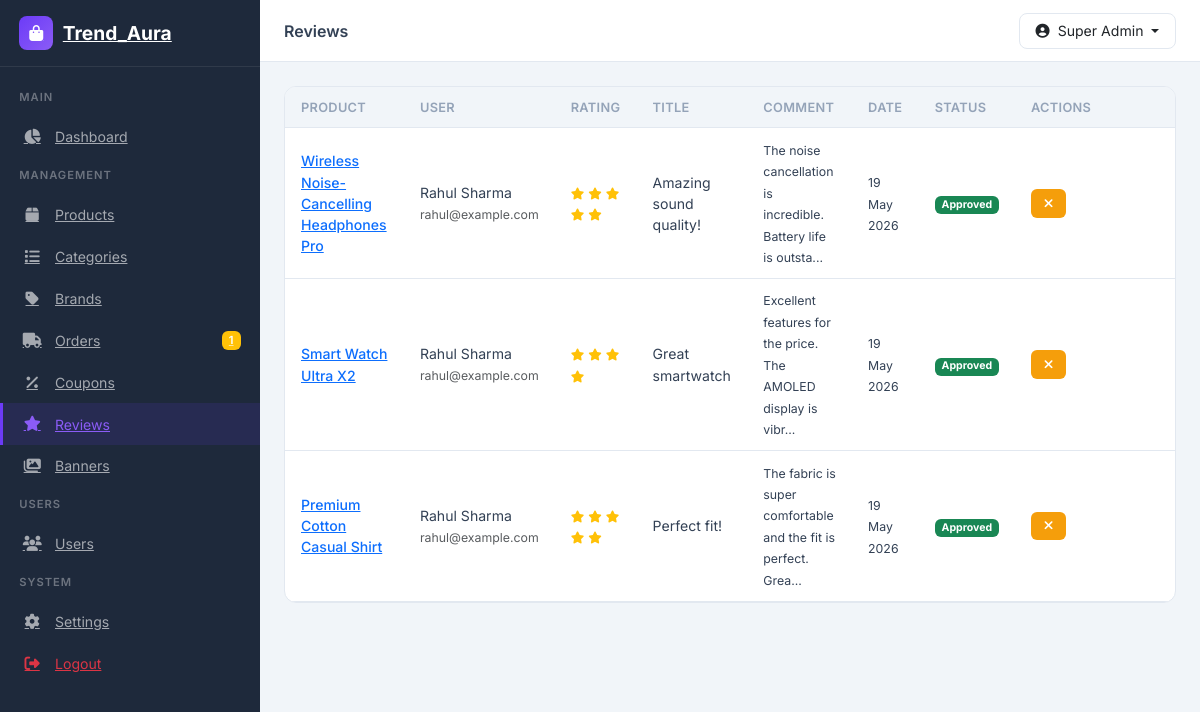
Page /admin/pages/reviews/index.php (signed in) on the committed database.
### tables this page shows
CREATE TABLE reviews (
    id INT AUTO_INCREMENT PRIMARY KEY,
    product_id INT NOT NULL,
    user_id INT NOT NULL,
    rating TINYINT NOT NULL CHECK (rating >= 1 AND rating <= 5),
    title VARCHAR(200),
    comment TEXT,
    is_approved TINYINT(1) DEFAULT 0,
    created_at TIMESTAMP DEFAULT CURRENT_TIMESTAMP,
    updated_at TIMESTAMP DEFAULT CURRENT_TIMESTAMP ON UPDATE CURRENT_TIMESTAMP,
    FOREIGN KEY (product_id) REFERENCES products(id) ON DELETE CASCADE,
    FOREIGN KEY (user_id) REFERENCES users(id) ON DELETE CASCADE,
    INDEX idx_reviews_product (product_id),
    INDEX idx_reviews_user (user_id),
    INDEX idx_reviews_approved (is_approved)
);

CREATE TABLE products (
    id INT AUTO_INCREMENT PRIMARY KEY,
    name VARCHAR(200) NOT NULL,
    slug VARCHAR(200) NOT NULL UNIQUE,
    description TEXT,
    short_description VARCHAR(500),
    specifications JSON,
    sku VARCHAR(50) UNIQUE,
    regular_price DECIMAL(10,2) NOT NULL DEFAULT 0.00,
    sale_price DECIMAL(10,2) DEFAULT NULL,
    discount_percent INT DEFAULT 0,
    category_id INT DEFAULT NULL,
    brand_id INT DEFAULT NULL,
    stock_quantity INT DEFAULT 0,
    stock_status ENUM('in_stock','out_of_stock','on_backorder') DEFAULT 'in_stock',
    is_featured TINYINT(1) DEFAULT 0,
    is_trending TINYINT(1) DEFAULT 0,
    is_new TINYINT(1) DEFAULT 1,
    is_active TINYINT(1) DEFAULT 1,
    weight DECIMAL(8,2) DEFAULT NULL,
    dimensions VARCHAR(100) DEFAULT NULL,
    meta_title VARCHAR(200),
    meta_description VARCHAR(500),
    total_sales INT DEFAULT 0,
    average_rating DECIMAL(3,2) DEFAULT 0.00,
    review_count INT DEFAULT 0,
    created_at TIMESTAMP DEFAULT CURRENT_TIMESTAMP,
    updated_at TIMESTAMP DEFAULT CURRENT_TIMESTAMP ON UPDATE CURRENT_TIMESTAMP,
    FOREIGN KEY (category_id) REFERENCES categories(id) ON DELETE SET NULL,
    FOREIGN KEY (brand_id) REFERENCES brands(id) ON DELETE SET NULL,
    INDEX idx_products_slug (slug),
    INDEX idx_products_category (category_id),
    INDEX idx_products_brand (brand_id),
    INDEX idx_products_active (is_active),
    INDEX idx_products_featured (is_featured),
    INDEX idx_products_price (regular_price, sale_price),
    INDEX idx_products_rating (average_rating),
    INDEX idx_products_sales (total_sales),
    FULLTEXT INDEX idx_products_search (name, description)
);

CREATE TABLE users (
    id INT AUTO_INCREMENT PRIMARY KEY,
    full_name VARCHAR(100) NOT NULL,
    email VARCHAR(100) NOT NULL UNIQUE,
    password VARCHAR(255) NOT NULL,
    phone VARCHAR(20),
    avatar VARCHAR(255),
    email_verified_at TIMESTAMP NULL,
    remember_token VARCHAR(255),
    is_active TINYINT(1) DEFAULT 1,
    created_at TIMESTAMP DEFAULT CURRENT_TIMESTAMP,
    updated_at TIMESTAMP DEFAULT CURRENT_TIMESTAMP ON UPDATE CURRENT_TIMESTAMP,
    INDEX idx_users_email (email),
    INDEX idx_users_active (is_active)
);

### includes/auth.php (called while the page is built, shortened)
<?php
require_once __DIR__ . '/functions.php';
function getCurrentAdmin() {
    $db = db();
    $stmt = $db->prepare("SELECT * FROM admins WHERE id = :id AND is_active = 1");
    $stmt->execute(['id' => $_SESSION['admin_id']]);
    return $stmt->fetch();
}

### includes/functions.php (called while the page is built, shortened)
<?php
function sanitizeInput($input) {
    return htmlspecialchars(trim($input), ENT_QUOTES, 'UTF-8');
}
function formatDate($date, $format = 'd M Y, h:i A') {
    return date($format, strtotime($date));
}
function truncateText($text, $length = 100) {
    return substr($text, 0, $length) . '...';
}

### admin/pages/reviews/index.php (the view, shortened to what this page needs)
<?php
$pageTitle = 'Reviews';
include __DIR__ . '/../../includes/header.php';
$db = db();
$stmt = $db->query("
    SELECT r.*, p.name as product_name, u.full_name as user_name, u.email as user_email
    FROM reviews r
    LEFT JOIN products p ON r.product_id = p.id
    LEFT JOIN users u ON r.user_id = u.id
    ORDER BY r.created_at DESC
");
$reviews = $stmt->fetchAll();
?>
<div class="admin-card">
    <div class="admin-card-body p-0">
        <div class="table-responsive">
            <table class="admin-table">
                <thead>
                    <tr>
                        <th>Product</th>
                        <th>User</th>
                        <th>Rating</th>
                        <th>Title</th>
                        <th>Comment</th>
                        <th>Date</th>
                        <th>Status</th>
                        <th style="width:160px;">Actions</th>
                    </tr>
                </thead>
                <tbody>
                    <?php if (empty($reviews)): ?>
                        <tr>
                            <td colspan="8">
                                <div class="empty-state">
                                    <i class="fas fa-star"></i>
                                    <p class="mt-2">No reviews found</p>
                                </div>
                            </td>
                        </tr>
                    <?php else: ?>
                        <?php foreach ($reviews as $review): ?>
                            <tr>
                                <td>
                                    <a href="<?= ADMIN_URL ?>/pages/products/edit.php?id=<?= $review['product_id'] ?>" class="fw-medium">
                                        <?= sanitizeInput($review['product_name'] ?: '(deleted)') ?>
                                    </a>
                                </td>
                                <td>
                                    <div><?= sanitizeInput($review['user_name'] ?: '(deleted)') ?></div>
                                    <small class="text-muted"><?= sanitizeInput($review['user_email']) ?></small>
                                </td>
                                <td>
                                    <span class="text-warning">
                                        <?php for ($i = 1; $i <= 5; $i++): ?>
                                            <i class="fas fa-star<?= $i <= $review['rating'] ? '' : '-o text-muted' ?>" style="font-size:0.75rem;"></i>
                                        <?php endfor; ?>
                                    </span>
                                </td>
                                <td><?= sanitizeInput($review['title'] ?: '-') ?></td>
                                <td><small><?= sanitizeInput(truncateText($review['comment'], 60)) ?></small></td>
                                <td><small><?= formatDate($review['created_at'], 'd M Y') ?></small></td>
                                <td>
                                    <?php if ($review['is_approved']): ?>
                                        <span class="badge bg-success">Approved</span>
                                    <?php else: ?>
                                        <span class="badge bg-warning text-dark">Pending</span>
                                    <?php endif; ?>
                                </td>
                                <td>
                                    <div class="action-btns">
                                        <form method="POST" action="<?= ADMIN_URL ?>/pages/reviews/approve.php" style="display:inline;">
                                            <?php if ($review['is_approved']): ?>
                                                <button type="submit" class="btn btn-admin-sm btn-admin-warning" title="Reject">
                                                    <i class="fas fa-times"></i>
                                                </button>
                                            <?php else: ?>
                                                <button type="submit" class="btn btn-admin-sm btn-admin-success" title="Approve">
                                                    <i class="fas fa-check"></i>
                                                </button>
                                            <?php endif; ?>
                                        </form>
                                    </div>
                                </td>
                            </tr>
                        <?php endforeach; ?>
                    <?php endif; ?>
                </tbody>
            </table>
        </div>
    </div>
</div>
<?php include __DIR__ . '/../../includes/footer.php'; ?>

### admin/includes/header.php (shortened to what this page needs)
<?php
$currentAdmin = getCurrentAdmin();
$pageTitle = $pageTitle ?? 'Dashboard';
$db = db();
$pendingOrders = $db->query("SELECT COUNT(*) FROM orders WHERE order_status = 'pending'")->fetchColumn();
?>
<!DOCTYPE html>
<html lang="en">
<head>
    <link href="https://cdn.jsdelivr.net/npm/bootstrap@5.3.2/dist/css/bootstrap.min.css" rel="stylesheet">
    <link href="https://cdnjs.cloudflare.com/ajax/libs/font-awesome/6.5.1/css/all.min.css" rel="stylesheet">
    <link href="https://cdn.jsdelivr.net/npm/chart.js@4.4.0/dist/chart.min.css" rel="stylesheet">
    <link href="<?= ADMIN_URL ?>/assets/css/admin.css" rel="stylesheet">
</head>
<body>
    <div class="admin-layout">
        <aside class="admin-sidebar" id="adminSidebar">
            <div class="sidebar-header">
                <a href="<?= ADMIN_URL ?>/dashboard.php" class="sidebar-brand">
                    <i class="fas fa-shopping-bag"></i>
                    <span><?= SITE_NAME ?></span>
                </a>
            </div>
            <nav class="sidebar-nav">
                <div class="nav-section">Main</div>
                <a href="<?= ADMIN_URL ?>/dashboard.php" class="nav-item <?= basename($_SERVER['PHP_SELF']) === 'dashboard.php' ? 'active' : '' ?>">
                    <i class="fas fa-chart-pie"></i><span>Dashboard</span>
                </a>
                <div class="nav-section">Management</div>
                <a href="<?= ADMIN_URL ?>/pages/products/index.php" class="nav-item <?= strpos($_SERVER['PHP_SELF'], 'products') !== false ? 'active' : '' ?>">
                    <i class="fas fa-box"></i><span>Products</span>
                </a>
                <a href="<?= ADMIN_URL ?>/pages/categories/index.php" class="nav-item <?= strpos($_SERVER['PHP_SELF'], 'categories') !== false ? 'active' : '' ?>">
                    <i class="fas fa-list"></i><span>Categories</span>
                </a>
                <a href="<?= ADMIN_URL ?>/pages/brands/index.php" class="nav-item <?= strpos($_SERVER['PHP_SELF'], 'brands') !== false ? 'active' : '' ?>">
                    <i class="fas fa-tag"></i><span>Brands</span>
                </a>
                <a href="<?= ADMIN_URL ?>/pages/orders/index.php" class="nav-item <?= strpos($_SERVER['PHP_SELF'], 'orders') !== false ? 'active' : '' ?>">
                    <i class="fas fa-truck"></i><span>Orders</span>
                    <?php if ($pendingOrders > 0): ?><span class="badge bg-warning"><?= $pendingOrders ?></span><?php endif; ?>
                </a>
                <a href="<?= ADMIN_URL ?>/pages/coupons/index.php" class="nav-item <?= strpos($_SERVER['PHP_SELF'], 'coupons') !== false ? 'active' : '' ?>">
                    <i class="fas fa-percent"></i><span>Coupons</span>
                </a>
                <a href="<?= ADMIN_URL ?>/pages/reviews/index.php" class="nav-item <?= strpos($_SERVER['PHP_SELF'], 'reviews') !== false ? 'active' : '' ?>">
                    <i class="fas fa-star"></i><span>Reviews</span>
                </a>
                <a href="<?= ADMIN_URL ?>/pages/banners/index.php" class="nav-item <?= strpos($_SERVER['PHP_SELF'], 'banners') !== false ? 'active' : '' ?>">
                    <i class="fas fa-images"></i><span>Banners</span>
                </a>
                <div class="nav-section">Users</div>
                <a href="<?= ADMIN_URL ?>/pages/users/index.php" class="nav-item <?= strpos($_SERVER['PHP_SELF'], 'users') !== false ? 'active' : '' ?>">
                    <i class="fas fa-users"></i><span>Users</span>
                </a>
                <div class="nav-section">System</div>
                <a href="<?= ADMIN_URL ?>/pages/settings.php" class="nav-item <?= strpos($_SERVER['PHP_SELF'], 'settings') !== false ? 'active' : '' ?>">
                    <i class="fas fa-cog"></i><span>Settings</span>
                </a>
                <a href="<?= ADMIN_URL ?>/logout.php" class="nav-item text-danger">
                    <i class="fas fa-sign-out-alt"></i><span>Logout</span>
                </a>
            </nav>
        </aside>
        <main class="admin-main">
            <header class="admin-topbar">
                <div class="topbar-title"><?= $pageTitle ?></div>
                <div class="topbar-right">
                    <div class="dropdown">
                        <button class="btn btn-admin-ghost dropdown-toggle" data-bs-toggle="dropdown">
                            <i class="fas fa-user-circle me-1"></i> <?= sanitizeInput($currentAdmin['full_name']) ?>
                        </button>
                    </div>
                </div>
            </header>
            <div class="admin-content">

### admin/assets/css/admin.css (style rules this page uses)
:root { --admin-primary: #6C3BF7; --admin-primary-dark: #5A2DE0; --admin-primary-light: #8B5CF6; --admin-sidebar: #1E293B; --admin-sidebar-hover: #334155; --admin-bg: #F1F5F9; --admin-card: #FFFFFF; --admin-dark: #0F172A; --admin-text: #334155; --admin-muted: #94A3B8; --admin-border: #E2E8F0; --admin-success: #10B981; --admin-warning: #F59E0B; --admin-danger: #EF4444; --admin-info: #3B82F6; }
* { margin: 0; padding: 0; box-sizing: border-box; }
body { font-family: 'Inter', -apple-system, BlinkMacSystemFont, sans-serif; background: var(--admin-bg); color: var(--admin-text); font-size: 0.9rem; }
.admin-layout { display: flex; min-height: 100vh; }
.admin-sidebar { width: 260px; background: var(--admin-sidebar); color: #fff; position: fixed; top: 0; left: 0; height: 100%; z-index: 1000; transition: all 0.3s; display: flex; flex-direction: column; overflow-y: auto; }
.sidebar-header { padding: 1rem 1.2rem; border-bottom: 1px solid rgba(255,255,255,0.08); display: flex; align-items: center; justify-content: space-between; }
.sidebar-brand { display: flex; align-items: center; gap: 0.6rem; font-size: 1.2rem; font-weight: 700; color: #fff; }
.sidebar-brand i { width: 34px; height: 34px; background: linear-gradient(135deg, var(--admin-primary), var(--admin-primary-light)); border-radius: 8px; display: flex; align-items: center; justify-content: center; font-size: 1rem; }
.sidebar-nav { padding: 0.8rem 0; flex: 1; }
.nav-section { padding: 0.6rem 1.2rem; font-size: 0.7rem; font-weight: 600; text-transform: uppercase; letter-spacing: 1px; color: rgba(255,255,255,0.35); }
.nav-item { display: flex; align-items: center; gap: 0.8rem; padding: 0.65rem 1.2rem; color: rgba(255,255,255,0.6); transition: all 0.2s; font-size: 0.88rem; border-left: 3px solid transparent; }
.nav-item.active { background: rgba(108,59,247,0.12); color: var(--admin-primary-light); border-left-color: var(--admin-primary); }
.nav-item i { width: 20px; text-align: center; font-size: 0.95rem; }
.nav-item .badge { margin-left: auto; font-size: 0.7rem; font-weight: 600; }
.admin-main { margin-left: 260px; flex: 1; display: flex; flex-direction: column; min-height: 100vh; }
.admin-topbar { background: #fff; padding: 0.8rem 1.5rem; display: flex; align-items: center; border-bottom: 1px solid var(--admin-border); position: sticky; top: 0; z-index: 100; }
.topbar-title { font-weight: 600; font-size: 1rem; }
.topbar-right { margin-left: auto; display: flex; align-items: center; gap: 1rem; }
.btn-admin-ghost { background: none; border: 1px solid var(--admin-border); border-radius: 8px; padding: 0.4rem 1rem; font-size: 0.88rem; }
.admin-content { padding: 1.5rem; flex: 1; }
.admin-card { background: #fff; border-radius: 12px; border: 1px solid var(--admin-border); overflow: hidden; }
.admin-card-body { padding: 1.2rem; }
.admin-table { width: 100%; border-collapse: collapse; }
.admin-table th { background: var(--admin-bg); padding: 0.65rem 1rem; text-align: left; font-weight: 600; font-size: 0.8rem; text-transform: uppercase; letter-spacing: 0.3px; color: var(--admin-muted); border-bottom: 1px solid var(--admin-border); }
.admin-table td { padding: 0.65rem 1rem; border-bottom: 1px solid var(--admin-border); font-size: 0.88rem; vertical-align: middle; }
.admin-table .fw-medium { font-weight: 500; }
.btn-admin-sm { padding: 0.3rem 0.8rem; font-size: 0.8rem; }
.btn-admin-warning { background: var(--admin-warning); color: #fff; border: none; }
.action-btns { display: flex; gap: 0.3rem; }

### rows in the picture
reviews: product.name "Wireless Noise-Cancelling Headphones Pro", user.full_name "Rahul Sharma", user.email "rahul@example.com", rating 5 (drawn), title "Amazing sound quality!", comment "The noise cancellation is incredible. Battery life is outsta...", created_at "19 May 2026", is_approved "Approved"
reviews: product.name "Smart Watch Ultra X2", user.full_name "Rahul Sharma", user.email "rahul@example.com", rating 4 (drawn), title "Great smartwatch", comment "Excellent features for the price. The AMOLED display is vibr...", created_at "19 May 2026", is_approved "Approved"
reviews: product.name "Premium Cotton Casual Shirt", user.full_name "Rahul Sharma", user.email "rahul@example.com", rating 5 (drawn), title "Perfect fit!", comment "The fabric is super comfortable and the fit is perfect. Grea...", created_at "19 May 2026", is_approved "Approved"

### other values in the picture
SITE_NAME "Trend_Aura"
$pendingOrders "1"
$pageTitle "Reviews"
sanitizeInput($currentAdmin['full_name']) "Super Admin"
